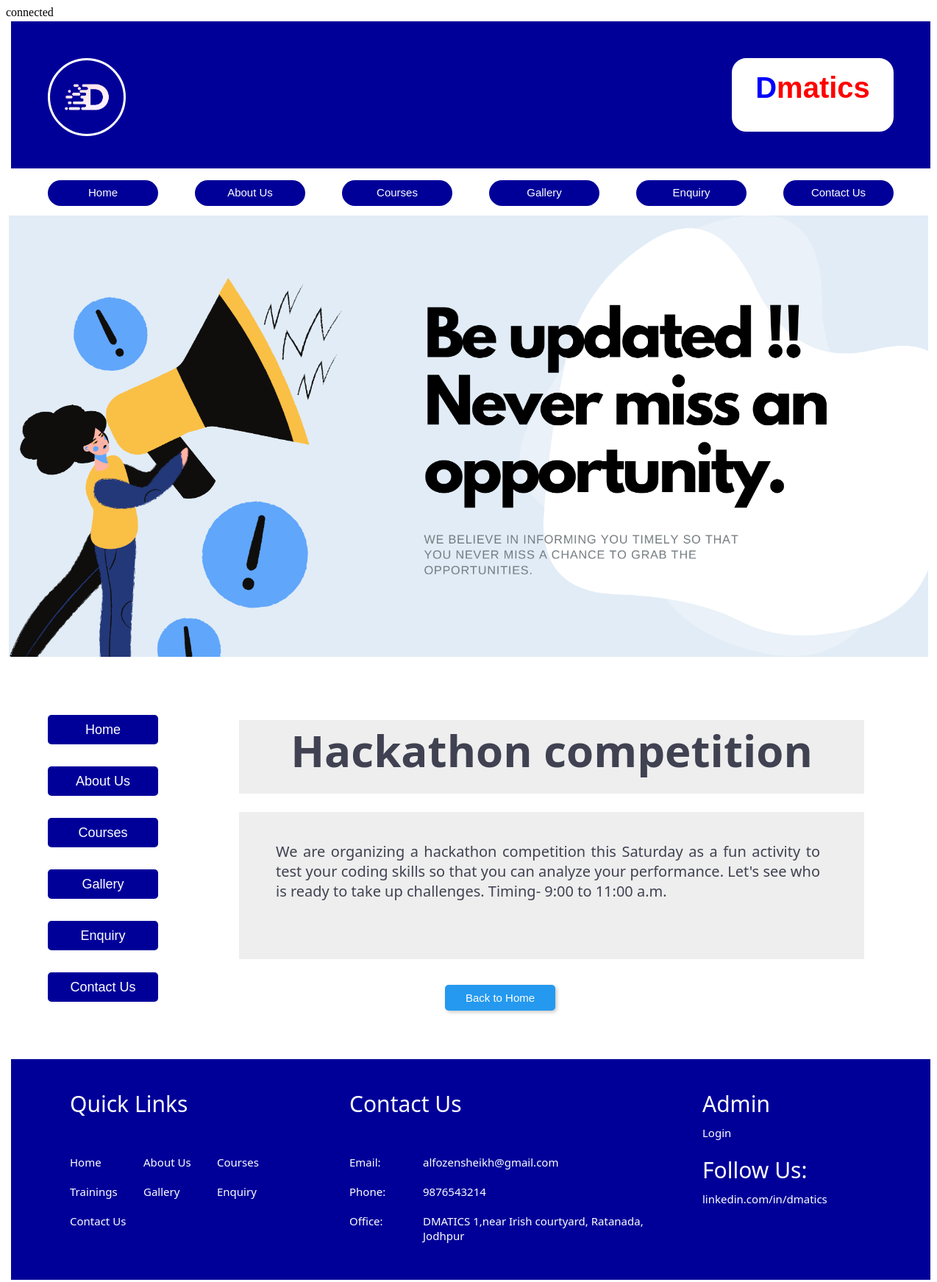
The app's page /news.php?nid=1 with its own data.
### tables this page shows
CREATE TABLE `news` (
  `id` int(11) NOT NULL,
  `title` varchar(50) NOT NULL,
  `description` text NOT NULL,
  `visible` int(11) NOT NULL
);

### news.php (the view, shortened to what this page needs)
<?php
include("admin/config/connection.php");
$query="select* from news where id='".$_GET['nid']."'";
$result=mysqli_query($conn,$query);
$row=mysqli_fetch_assoc($result);
?>
<html>
    <head>
         <link href="CSS/style.css" rel="stylesheet">
    </head>
    <body>
      <div class="outerBlock" align="center">
         <?php
              include("header.php");
              include("menubar.php");
             ?>
        <div class="slider" style="border:0px;">
             <div id="slider1_container" style="position: relative; top: 0px; left: 0px; width: 1250px; height: 600px;">
                <div u="slides" style="cursor: move; position: absolute; left: 0px; top: 0px; width: 1250px; height: 600px; overflow: hidden;">
                 <div><img u="image" src="images\n1.png"/></div>
             </div>
        </div>
        <br>
            <div class="mainbody">
               <?php
                  include("mainleft.php");
               ?>
                 <div class="mainright">
                    <div class="newsrow"><h1><?php echo $row['title']?></h1></div>
                    <div class="newsdescbox"><p><?php echo $row['description']?></p></div>
                    <a href="index.php">
                      <div class="formrow " style="background-color:#fff;">
                        <div class="formrowleft" style="background-color:#fff;"></div>
                        <div class="formrowright nopadding" style="background-color:#fff;">
                           <input type="submit" name="back" value="Back to Home" class="backbutt">
                        </div>
                      </div></a>
                  </div>
              </div>
               <?php
                  include("footer.php");
               ?>
          </div>
    </body>
</html>

### CSS/style.css (style rules this page uses)
.outerBlock { width: 1250px; color:#fff; font-size: 20px; font-family: Georgia, Times, 'Times New Roman', serif; margin: 0 auto; }
a { text-decoration: none; }
.slider { width:1250px; height:600px; border: solid 3px #fff; }
a { color:#fff; text-decoration: none; }
.newsrow { width: 850px; height:100px; background-color:#eee; margin:25px auto; font-size:30px; color:#404252; font-family: 'Segoe UI', Tahoma, Geneva, Verdana, sans-serif; text-align: center; }
.newsdescbox { width:850px; height:200px; background-color: #eee; margin:25px auto; font-size:20px; color:#404252; font-family: 'Segoe UI', Tahoma, Geneva, Verdana, sans-serif; text-align: justify; padding-top:20px; padding-left:50px; padding-right:60px; padding-bottom: 50px; box-sizing: border-box; }
.backbutt { width:150px; height:35px; background-color:#2499ef; color:#fff; font-size:15px; border:none; border-radius:5px; margin-left:0px; box-shadow: 2px 2px 5px #c4c4c4; }
.mainbody { width:1250px; background-color:#fff; color:#404252; text-align: justify; font-size: 20px; border: solid 3px #fff; float:left; }
.mainright { width:999px; border-left: 1px solid #fff; background-color: #fff; color:#404252; float:left; font-size:17px; font-family: 'Segoe UI', Tahoma, Geneva, Verdana, sans-serif; padding:20px 20px; padding-right: 50px; box-sizing: border-box; text-align:justify; }
.mainright a { text-decoration: none; color:#404252; }
.nopadding { padding:0px; }
.formrow { width: 850px; height:60px; background-color:#eee; margin:25px auto; }
.formrowleft { width:250px; height:50px; background-color:#eee; float:left; padding:10px 30px; box-sizing: border-box; font-size: 20px; font-weight: bold; color:#000; }
.formrowright { width:600px; height:50px; background-color:#eee; float:left; padding:10px 30px; box-sizing: border-box; font-size:20px; color:#000; }

### records on screen
news: title "Hackathon competition", description "We are organizing a hackathon competition this Saturday as a fun activity to test your coding skills so that you can analyze your performance. Let's see who is ready to take up challenges. Timing- 9:00 to 11:00 a.m."
